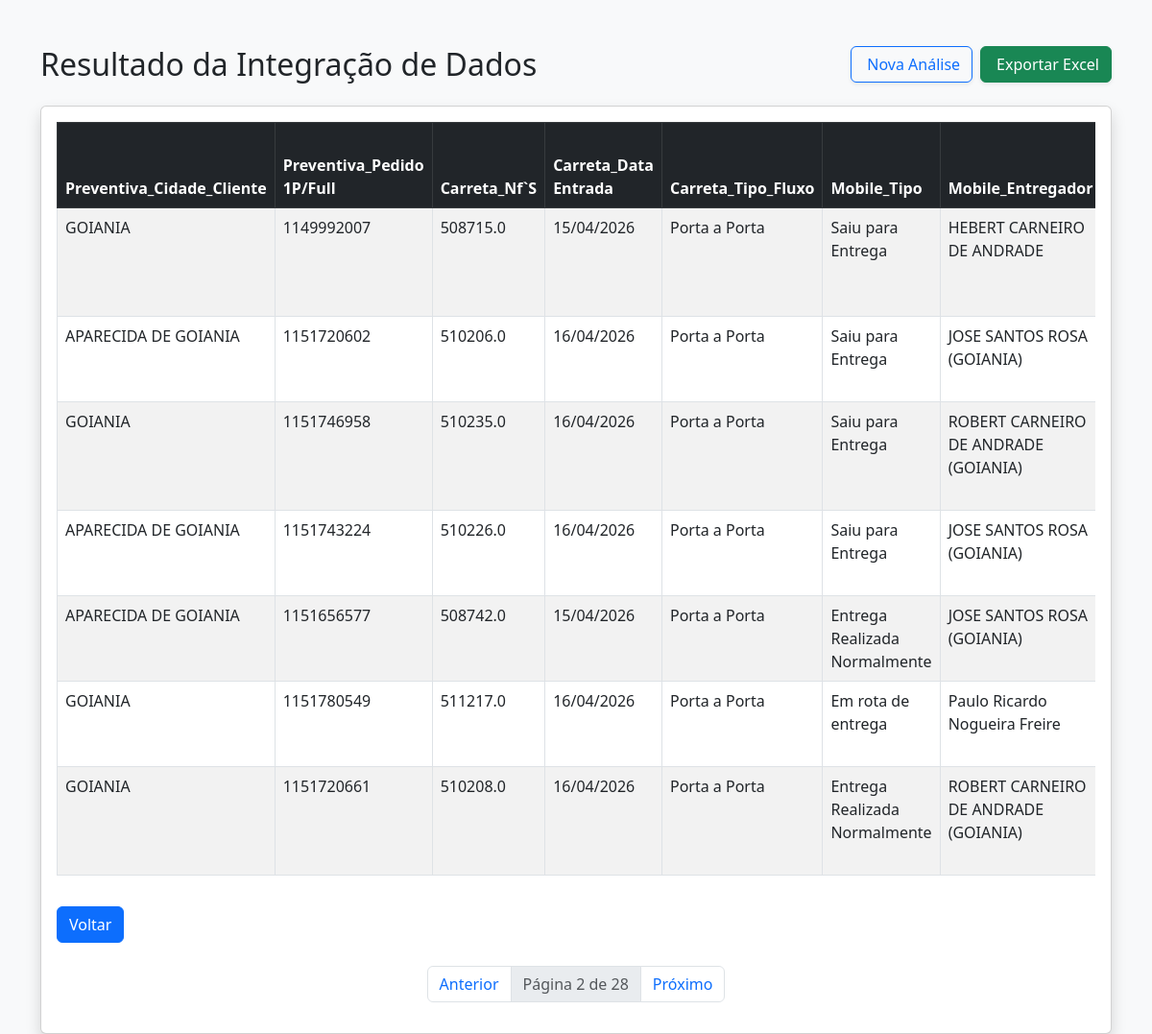
Screenshot of /analisar_dados?pagina=2 with the database file from the repository.
### tables this page shows
CREATE TABLE "analise_resultado" (
"Preventiva_Cidade_Cliente" TEXT,
  "Preventiva_Pedido 1P/Full" INTEGER,
  "Carreta_Nf`S" REAL,
  "Carreta_Data Entrada" TEXT,
  "Carreta_Tipo_Fluxo" TEXT,
  "Mobile_Tipo" TEXT,
  "Mobile_Entregador" TEXT,
  "Esl_Última Ocorrência/Observações" TEXT,
  "Esl_Pessoa/Nome" TEXT,
  "Esl_Última Ocorrência/Data Ocorrência" TEXT,
  "Bipe_Prod_Status_Deposito" TEXT,
  "Bipe_Notas_Ocorrencia" TEXT,
  "Chave_nf-e" TEXT
);

### app/routes.py (the view)
@rotas.route('/analisar_dados')
def analisar_dados():
    pagina = request.args.get('pagina', 1, type=int) #procura na Url o paramentro chamado 'pagina', se não existir, use o valor padrao 1 e converta para inteiro
    processar = request.args.get('processar', 'false') == 'true' #.get retorna uma string 'false' e logo em seguida e feita uma comparação de string 'false' é igual 'true'? não, então retorna o boleano False
    if processar:
        diretorio_raiz = current_app.config['DIRETORIO_RAIZ']
        caminho_script = os.path.join(diretorio_raiz, 'analise.py') # Corrigido o nome
        enconding_padro = locale.getpreferredencoding(False)
        subprocess.run(['python', caminho_script], capture_output=True, text=True, encoding=enconding_padro)
    itens_por_pg = 7
    lista_dados, total_itens = buscar_dados_paginados(pagina, itens_por_pg)
    total_paginas = (total_itens + itens_por_pg - 1) // itens_por_pg
    dados_formatados = {
        "Excel": lista_dados,
        "pagina_atual": pagina,
        "total_paginas": total_paginas
    }
    return render_template('tabela_resultado.html', dados=dados_formatados)

### app/database.py (called while the page is built)
def buscar_dados_paginados(pagina, itens_por_pagina=10): #o valor 10 é um valor padrão caso vc não passe nada
    conn = sqlite3.connect(DB_PATH)
    offset = (pagina - 1) * itens_por_pagina
    query = f"SELECT * FROM analise_resultado LIMIT {itens_por_pagina} OFFSET {offset}"
    df = pd.read_sql(query, conn) #executa uma query e transforma o resultado em um dataframe
    total_registros = conn.execute("SELECT COUNT(*) FROM analise_resultado").fetchone()[0]
    conn.close()
    return df.to_dict(orient='records'), total_registros

### app/templates/tabela_resultado.html (shortened to what this page needs)
<!DOCTYPE html>
<html lang="pt-br">
<head>
    <link href="https://cdn.jsdelivr.net/npm/bootstrap@5.3.0/dist/css/bootstrap.min.css" rel="stylesheet">
</head>
<body class="bg-light">
    <div class="container mt-5">
        <div class="d-flex flex-wrap align-items-center justify-content-between gap-3 mb-4">
            <h2 class="mb-0">Resultado da Integração de Dados</h2>
            <div class="d-flex gap-2">
                <a href="{{ url_for('rotas.deletar_arquivos') }}"
                    class="btn btn-outline-primary shadow-sm">
                     Nova Análise
                </a>
                <a href="{{ url_for('rotas.baixar_relatorio') }}"
                    class="btn btn-success shadow-sm">
                     Exportar Excel
                </a>
            </div>
        </div>
        <div class="card shadow">
            <div class="card-body">
                <div class="table-responsive">
                    <table class="table table-striped table-hover table-bordered">
                        <thead class="table-dark">
                            <tr>
                                {% if dados.Excel | length > 0 %}
                                {% for coluna in dados.Excel[0].keys() %}
                                <th>{{ coluna }}</th>
                                {% endfor %}
                                {% else %}
                                <th>Sem dados</th>
                                {% endif %}
                            </tr>
                        </thead>
                        <tbody>
                            {% for linha in dados.Excel %}
                            <tr>
                                {% for valor in linha.values() %}
                                <td>{{ valor }}</td>
                                {% endfor %}
                            </tr>
                            {% endfor %}
                        </tbody>
                    </table>
                </div>
                <a href="{{url_for('rotas.deletar_arquivos')}}" class="btn btn-primary mt-3">Voltar</a>
                <nav class="mt-4">
                    <ul class="pagination justify-content-center">
                        <li class="page-item {{ 'disabled' if dados.pagina_atual == 1 }}">
                            <a class="page-link"
                                href="{{ url_for('rotas.analisar_dados', pagina=dados.pagina_atual - 1) }}">Anterior</a>
                        </li>
                        <li class="page-item disabled">
                            <span class="page-link">Página {{ dados.pagina_atual }} de {{ dados.total_paginas }}</span>
                        </li>
                        <li class="page-item {{ 'disabled' if dados.pagina_atual == dados.total_paginas }}">
                            <a class="page-link"
                                href="{{ url_for('rotas.analisar_dados', pagina=dados.pagina_atual + 1) }}">Próximo</a>
                        </li>
                    </ul>
                </nav>
            </div>
        </div>
    </div>
</body>
</html>

### rows the page displays
analise_resultado: Preventiva_Cidade_Cliente "GOIANIA", values "1149992007" "508715.0", Carreta_Data Entrada "15/04/2026", Carreta_Tipo_Fluxo "Porta a Porta", Mobile_Tipo "Saiu para Entrega", Mobile_Entregador "HEBERT CARNEIRO DE ANDRADE"
analise_resultado: Preventiva_Cidade_Cliente "APARECIDA DE GOIANIA", values "1151720602" "510206.0", Carreta_Data Entrada "16/04/2026", Carreta_Tipo_Fluxo "Porta a Porta", Mobile_Tipo "Saiu para Entrega", Mobile_Entregador "JOSE SANTOS ROSA (GOIANIA)"
analise_resultado: Preventiva_Cidade_Cliente "GOIANIA", values "1151746958" "510235.0", Carreta_Data Entrada "16/04/2026", Carreta_Tipo_Fluxo "Porta a Porta", Mobile_Tipo "Saiu para Entrega", Mobile_Entregador "ROBERT CARNEIRO DE ANDRADE (GOIANIA)"
analise_resultado: Preventiva_Cidade_Cliente "APARECIDA DE GOIANIA", values "1151743224" "510226.0", Carreta_Data Entrada "16/04/2026", Carreta_Tipo_Fluxo "Porta a Porta", Mobile_Tipo "Saiu para Entrega", Mobile_Entregador "JOSE SANTOS ROSA (GOIANIA)"
analise_resultado: Preventiva_Cidade_Cliente "APARECIDA DE GOIANIA", values "1151656577" "508742.0", Carreta_Data Entrada "15/04/2026", Carreta_Tipo_Fluxo "Porta a Porta", Mobile_Tipo "Entrega Realizada Normalmente", Mobile_Entregador "JOSE SANTOS ROSA (GOIANIA)"
analise_resultado: Preventiva_Cidade_Cliente "GOIANIA", values "1151780549" "511217.0", Carreta_Data Entrada "16/04/2026", Carreta_Tipo_Fluxo "Porta a Porta", Mobile_Tipo "Em rota de entrega", Mobile_Entregador "Paulo Ricardo Nogueira Freire"
analise_resultado: Preventiva_Cidade_Cliente "GOIANIA", values "1151720661" "510208.0", Carreta_Data Entrada "16/04/2026", Carreta_Tipo_Fluxo "Porta a Porta", Mobile_Tipo "Entrega Realizada Normalmente", Mobile_Entregador "ROBERT CARNEIRO DE ANDRADE (GOIANIA)"

### other values shown
{{ coluna }} "Preventiva_Cidade_Cliente" "Preventiva_Pedido 1P/Full" "Carreta_Nf`S" "Carreta_Data Entrada" "Carreta_Tipo_Fluxo" "Mobile_Tipo" "Mobile_Entregador"
{{ dados.pagina_atual }} "2"
{{ dados.total_paginas }} "28"
